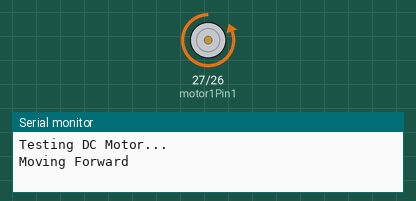
Simulated run of this sketch. Board: ESP32. On the bench: motor-driver pin pairs drawn as motors (green arrow = first pin HIGH = forward, orange = second pin HIGH = backward, longer = more drive, scaled by the enable pin), the last lines printed to the serial monitor.

Above: at 1.0 s.
At 4.0 s:
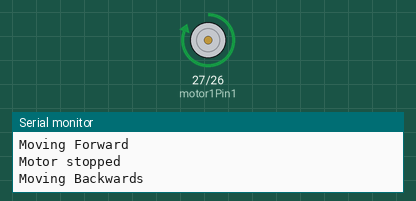
At 7.7 s:
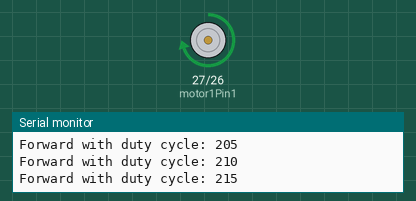
At 14.5 s:
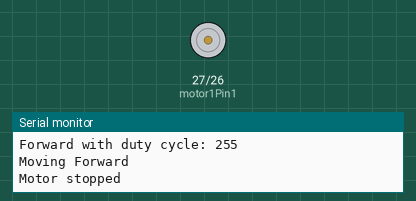
Timing chart, 0 to 15.6 s (numbered marks = the images above):
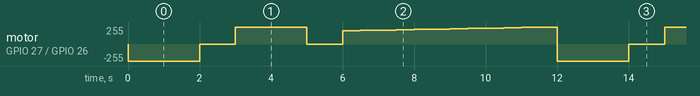

The sketch:

01_Test_iMCLab.ino
```cpp
/*
  01_Test_iMCLab.ino — uji fungsi Kit iMCLab
  Diadaptasi dari contoh dosen: https://github.com/bsrahmat/imclab/blob/main/01-Test_iMCLab.ino
  Perubahan: kompatibel ESP32 core 2.x & 3.x, PWM diset saat maju/mundur,
             dan dutyCycle direset agar siklus percepatan berulang.

  Urutan: maju penuh 2 s -> berhenti 1 s -> mundur penuh 2 s -> berhenti 1 s
          -> maju dengan PWM naik 200..255 (step 5 tiap 0,5 s)
*/
const int motor1Pin1 = 27;   // IN1
const int motor1Pin2 = 26;   // IN2
const int enable1Pin = 12;   // EN (PWM)

const int freq = 30000;      // 30 kHz: di atas pendengaran, motor tidak berdenging
const int pwmChannel = 0;
const int resolution = 8;    // duty 0..255
int dutyCycle = 200;

void pwmBegin() {
#if ESP_ARDUINO_VERSION_MAJOR >= 3
  ledcAttach(enable1Pin, freq, resolution);
#else
  ledcSetup(pwmChannel, freq, resolution);
  ledcAttachPin(enable1Pin, pwmChannel);
#endif
}
void pwmWrite(int duty) {
#if ESP_ARDUINO_VERSION_MAJOR >= 3
  ledcWrite(enable1Pin, duty);
#else
  ledcWrite(pwmChannel, duty);
#endif
}

void setup() {
  pinMode(motor1Pin1, OUTPUT);
  pinMode(motor1Pin2, OUTPUT);
  pwmBegin();
  Serial.begin(115200);
  Serial.println("Testing DC Motor...");
}

void loop() {
  Serial.println("Moving Forward");
  pwmWrite(255);
  digitalWrite(motor1Pin1, LOW);  digitalWrite(motor1Pin2, HIGH);
  delay(2000);

  Serial.println("Motor stopped");
  digitalWrite(motor1Pin1, LOW);  digitalWrite(motor1Pin2, LOW);
  delay(1000);

  Serial.println("Moving Backwards");
  digitalWrite(motor1Pin1, HIGH); digitalWrite(motor1Pin2, LOW);
  delay(2000);

  Serial.println("Motor stopped");
  digitalWrite(motor1Pin1, LOW);  digitalWrite(motor1Pin2, LOW);
  delay(1000);

  digitalWrite(motor1Pin1, HIGH); digitalWrite(motor1Pin2, LOW);
  for (dutyCycle = 200; dutyCycle <= 255; dutyCycle += 5) {
    pwmWrite(dutyCycle);
    Serial.print("Forward with duty cycle: ");
    Serial.println(dutyCycle);
    delay(500);
  }
}
```
